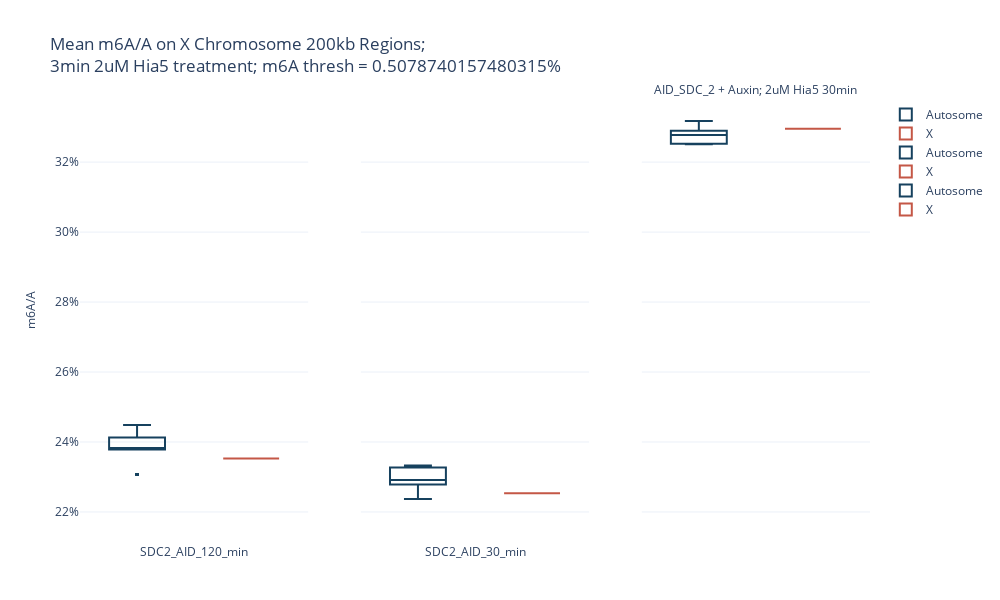

The notebook cell this image was saved under:
### Code cell
# Plot average m6A/A across the chromosome for each condition in a time course


# list of samples to consider
considered_samples = [0,1,2]

# Plot title
#plot_title = "AID::SDC-2 + Auxin; 2uM Hia5 Timecourse; m6A thresh = 75%"
plot_title = "Mean m6A/A on X Chromosome 200kb Regions;<br>3min 2uM Hia5 treatment; m6A thresh = " + str(m6A_thresh/254) + "%"

# Plot the boxplot
marker_colors =["#c45746","#16415e"]

plotly_conditions = conditions
#plotly_conditions = ["N2<br>No-Met","N2<br>3-min","N2<br>10-min","N2<br>30-min", "N2<br>120-min",
#"#021+Aux<br>No-Met","#021+Aux<br>3-min","#021+Aux<br>10-min","#021+Aux<br>30-min", "#021+Aux<br>120-min"]

fig = make_subplots(rows=1, cols=len(considered_samples),
                y_title = "m6A/A",
                shared_yaxes=True,
                subplot_titles=(list( plotly_conditions[i] for i in considered_samples )))

plot_iter=0
print("weighted_combined_regions ",weighted_combined_regions)
for i in considered_samples:
    tube_df = weighted_combined_regions.loc[weighted_combined_regions['condition']==conditions[i]]
    chr_type = "Autosome"
    df_plot=tube_df.loc[tube_df['chr_type']==chr_type]
    #df_plot=tube_df.sample(frac=17/100,replace=False,random_state=1)
    trace0 = go.Box(x=df_plot['condition']+" ", y=df_plot['m6A_frac'], #+ " " makes box plots not overlap
                         name=chr_type, marker_color =marker_colors[1],)
    chr_type = "X"
    df_plot=tube_df.loc[tube_df['chr_type']==chr_type]
    trace1 = go.Box(x=df_plot['condition'], y=df_plot['m6A_frac'],
                         name=chr_type, marker_color=marker_colors[0])#, #add scatter points
                            #boxpoints='all', jitter=0.4, pointpos=0) #jitter for SDC-2 degron and N2 only for 3min
    plot_iter += 1
    fig.append_trace(trace0, row = 1, col = plot_iter)
    fig.append_trace(trace1, row = 1, col = plot_iter)
    
# remove boxplot fill color
fig.update_traces(fillcolor='rgba(0,0,0,0)')
fig['layout'].update(height = 600,width = 1000)
fig.update_layout(template="plotly_white",title=plot_title)
fig.update_xaxes(showticklabels=False)
fig.update_annotations(font_size=12)
fig.update_traces(marker=dict(size=3))
'''fig = add_p_value_annotation(fig, [[0,1]], 1, _format=dict(interline=0.07, text_height=1.07, color='black'))
fig = add_p_value_annotation(fig, [[0,1]], 2, _format=dict(interline=0.07, text_height=1.07, color='black'))
fig = add_p_value_annotation(fig, [[0,1]], 3, _format=dict(interline=0.07, text_height=1.07, color='black'))
fig = add_p_value_annotation(fig, [[0,1]], 4, _format=dict(interline=0.07, text_height=1.07, color='black'))
fig = add_p_value_annotation(fig, [[0,1]], 5, _format=dict(interline=0.07, text_height=1.07, color='black'))'''
#fig.update_layout(boxmode='group', xaxis_tickangle=0)

for i in range(0,len([0,10])):
    fig.layout.annotations[i].update(y=-0.1)
fig.update_yaxes(tickformat="1%")
fig.show()
#Export plotly figure to .svg
fig.write_image(output_stem + "combined_regions_"  + str(m6A_thresh) +".svg")

### Figure 1 — Plotly figure (JSON) as saved in the notebook; plotly's stock layout.template omitted (floating-point values rounded to 4 significant figures; data arrays with more than 128 entries replaced by an {"elided": "..."} marker saying what was removed)
{"data": [{"fillcolor": "rgba(0,0,0,0)", "marker": {"color": "#16415e", "size": 3}, "name": "Autosome", "type": "box", "x": {"elided": "1960 str values"}, "xaxis": "x", "y": {"elided": "1960 float values"}, "yaxis": "y"}, {"fillcolor": "rgba(0,0,0,0)", "marker": {"color": "#c45746", "size": 3}, "name": "X", "type": "box", "x": {"elided": "416 str values"}, "xaxis": "x", "y": {"elided": "416 float values"}, "yaxis": "y"}, {"fillcolor": "rgba(0,0,0,0)", "marker": {"color": "#16415e", "size": 3}, "name": "Autosome", "type": "box", "x": {"elided": "1836 str values"}, "xaxis": "x2", "y": {"elided": "1836 float values"}, "yaxis": "y2"}, {"fillcolor": "rgba(0,0,0,0)", "marker": {"color": "#c45746", "size": 3}, "name": "X", "type": "box", "x": {"elided": "390 str values"}, "xaxis": "x2", "y": {"elided": "390 float values"}, "yaxis": "y2"}, {"fillcolor": "rgba(0,0,0,0)", "marker": {"color": "#16415e", "size": 3}, "name": "Autosome", "type": "box", "x": {"elided": "6328 str values"}, "xaxis": "x3", "y": {"elided": "6328 float values"}, "yaxis": "y3"}, {"fillcolor": "rgba(0,0,0,0)", "marker": {"color": "#c45746", "size": 3}, "name": "X", "type": "box", "x": {"elided": "1391 str values"}, "xaxis": "x3", "y": {"elided": "1391 float values"}, "yaxis": "y3"}], "layout": {"annotations": [{"font": {"size": 12}, "showarrow": false, "text": "SDC2_AID_120_min", "x": 0.1444, "xanchor": "center", "xref": "paper", "y": -0.1, "yanchor": "bottom", "yref": "paper"}, {"font": {"size": 12}, "showarrow": false, "text": "SDC2_AID_30_min", "x": 0.5, "xanchor": "center", "xref": "paper", "y": -0.1, "yanchor": "bottom", "yref": "paper"}, {"font": {"size": 12}, "showarrow": false, "text": "AID_SDC_2 + Auxin; 2uM Hia5 30min", "x": 0.8556, "xanchor": "center", "xref": "paper", "y": 1, "yanchor": "bottom", "yref": "paper"}, {"font": {"size": 12}, "showarrow": false, "text": "m6A/A", "textangle": -90, "x": 0, "xanchor": "right", "xref": "paper", "xshift": -40, "y": 0.5, "yanchor": "middle", "yref": "paper"}], "height": 600, "title": {"text": "Mean m6A/A on X Chromosome 200kb Regions;<br>3min 2uM Hia5 treatment; m6A thresh = 0.5078740157480315%"}, "width": 1000, "xaxis": {"anchor": "y", "domain": [0, 0.2889], "showticklabels": false}, "xaxis2": {"anchor": "y2", "domain": [0.3556, 0.6444], "showticklabels": false}, "xaxis3": {"anchor": "y3", "domain": [0.7111, 1], "showticklabels": false}, "yaxis": {"anchor": "x", "domain": [0, 1], "tickformat": "1%"}, "yaxis2": {"anchor": "x2", "domain": [0, 1], "matches": "y", "showticklabels": false, "tickformat": "1%"}, "yaxis3": {"anchor": "x3", "domain": [0, 1], "matches": "y", "showticklabels": false, "tickformat": "1%"}}}
